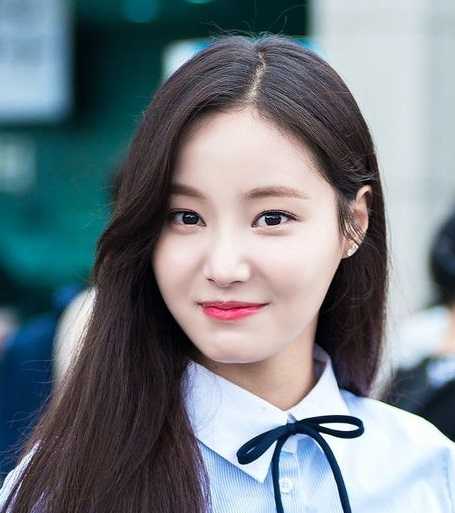
#> input picture sample1.jpg, 455 x 513 px
$ python FaceandEyeDetection.py
#> lines starting #> are read from the running program, lines starting #| are printed output that depends on the picture; after the words box and inside, x2 and y2 are one past the last pixel; in counts of white or black regions, pixels touching at a corner belong together
import cv2
import numpy as np

face_cascade = cv2.CascadeClassifier('haarcascade_frontalface_default.xml');
eye_cascade = cv2.CascadeClassifier('haarcascade_eye.xml');

original_img = cv2.imread('sample1.jpg',1)
#> original_img is the input picture: shape (513, 455, 3); mean B, G, R 131.9, 125.3, 116.3
img = original_img.copy()
gray = cv2.cvtColor(img, cv2.COLOR_BGR2GRAY)
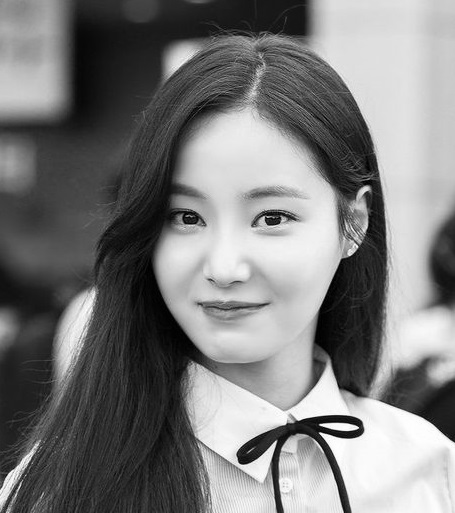
#> gray: shape (513, 455); min 0, max 255, mean 123.4
faces = face_cascade.detectMultiScale(gray,1.3,5)
#> faces = [[127, 129, 229, 229]]

#to detect face
for(x,y,w,h) in faces:
    cv2.rectangle(img,(x,y),(x+w,y+h),(255,0,0),2)
#> this loop made 1 pass
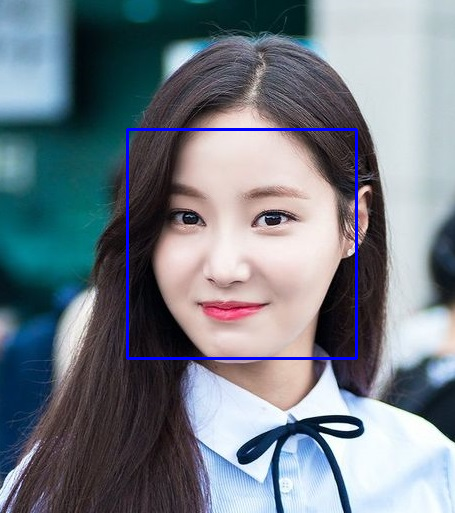
#> img: shape (513, 455, 3); 1.18% of pixels changed, all inside (x1, y1, x2, y2) = (126, 128, 358, 360)

#to detect eyes
roi_gray= gray[y:y+h,x:x+w]
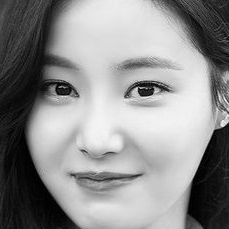
#> roi_gray: shape (229, 229); min 0, max 244, mean 141.8
roi_color = img[y:y+h,x:x+w]
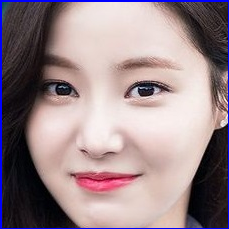
#> roi_color: shape (229, 229, 3); mean B, G, R 138.9, 134.3, 153.3
eyes = eye_cascade.detectMultiScale(roi_gray)
#> eyes = [[34, 63, 52, 52], [112, 59, 60, 60]]

for (ex,ey,ew,eh)in eyes:
    cv2.rectangle(roi_color,(ex,ey),(ex+ew,ey+eh),(0,255,0),2)
#> this loop made 2 passes
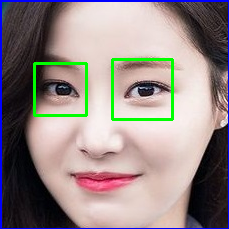
#> roi_color: shape (229, 229, 3); 2.55% of pixels changed, all inside (x1, y1, x2, y2) = (33, 58, 174, 121)

cv2.imshow('Input Image',original_img)
cv2.imshow('Result',img)
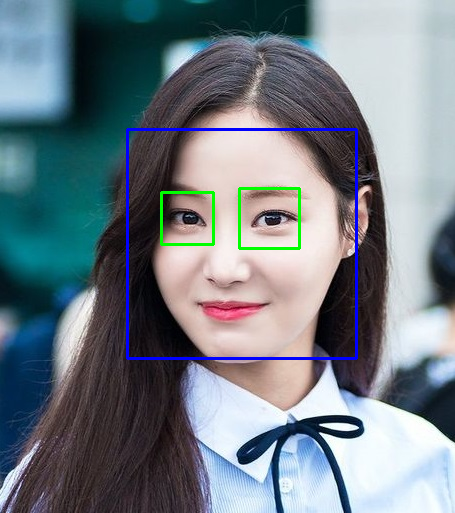
#> window 'Result': shape (513, 455, 3); mean B, G, R 133, 124.9, 114.1
cv2.waitKey(0)
cv2.destroyAllWindows()

$ run again, with sample2.jpg copied over sample1.jpg
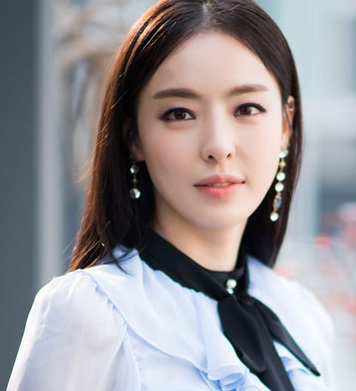
#> input picture sample2.jpg, 356 x 391 px
#> original_img is the input picture: shape (391, 356, 3); mean B, G, R 149.3, 146, 149.6
#> faces = [[123, 41, 186, 186]]
#> the loop `for(x,y,w,h) in faces:` made 1 pass
#> eyes = [[98, 45, 46, 46], [30, 49, 48, 48], [63, 118, 52, 52]]
#> the loop `for (ex,ey,ew,eh)in eyes:` made 3 passes
#> after the loop `for (ex,ey,ew,eh)in eyes:`:
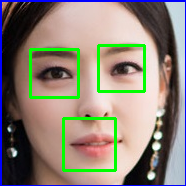
#> roi_color: shape (186, 186, 3); mean B, G, R 119.3, 131, 139.6
#> `cv2.imshow('Result',img)`:
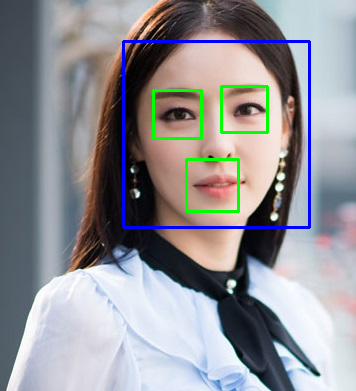
#> window 'Result': shape (391, 356, 3); mean B, G, R 149.7, 145.4, 145.2

$ run again, with sample3.jpg copied over sample1.jpg
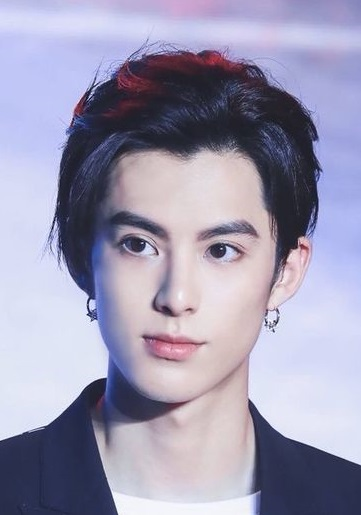
#> input picture sample3.jpg, 361 x 515 px
#> original_img is the input picture: shape (515, 361, 3); mean B, G, R 177.8, 153.7, 157
#> faces = [[68, 160, 226, 226]]
#> the loop `for(x,y,w,h) in faces:` made 1 pass
#> eyes = [[43, 58, 53, 53], [127, 64, 51, 51]]
#> the loop `for (ex,ey,ew,eh)in eyes:` made 2 passes
#> after the loop `for (ex,ey,ew,eh)in eyes:`:
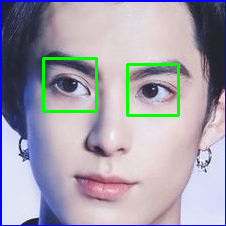
#> roi_color: shape (226, 226, 3); mean B, G, R 174.4, 160.6, 164.9
#> `cv2.imshow('Result',img)`:
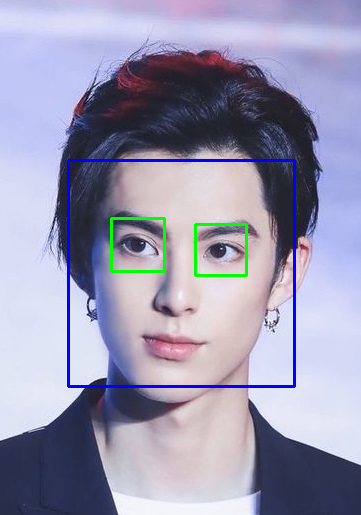
#> window 'Result': shape (515, 361, 3); mean B, G, R 178, 152.2, 153.7
